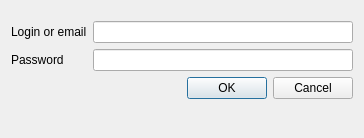
<?xml version="1.0" encoding="UTF-8"?>
<ui version="4.0">
 <class>Dialog</class>
 <widget class="QDialog" name="Dialog">
  <property name="geometry">
   <rect>
    <x>0</x>
    <y>0</y>
    <width>364</width>
    <height>138</height>
   </rect>
  </property>
  <property name="windowTitle">
   <string>Login to Stalker</string>
  </property>
  <layout class="QVBoxLayout" name="verticalLayout">
   <item>
    <layout class="QFormLayout" name="formLayout">
     <property name="fieldGrowthPolicy">
      <enum>QFormLayout::AllNonFixedFieldsGrow</enum>
     </property>
     <property name="topMargin">
      <number>10</number>
     </property>
     <item row="0" column="0">
      <widget class="QLabel" name="label">
       <property name="text">
        <string>Login or email</string>
       </property>
      </widget>
     </item>
     <item row="0" column="1">
      <widget class="QLineEdit" name="lineEdit"/>
     </item>
     <item row="1" column="0">
      <widget class="QLabel" name="label_2">
       <property name="text">
        <string>Password</string>
       </property>
      </widget>
     </item>
     <item row="1" column="1">
      <widget class="QLineEdit" name="lineEdit_2"/>
     </item>
     <item row="2" column="1">
      <widget class="QDialogButtonBox" name="buttonBox">
       <property name="standardButtons">
        <set>QDialogButtonBox::Cancel|QDialogButtonBox::Ok</set>
       </property>
      </widget>
     </item>
    </layout>
   </item>
  </layout>
 </widget>
 <resources/>
 <connections/>
</ui>
